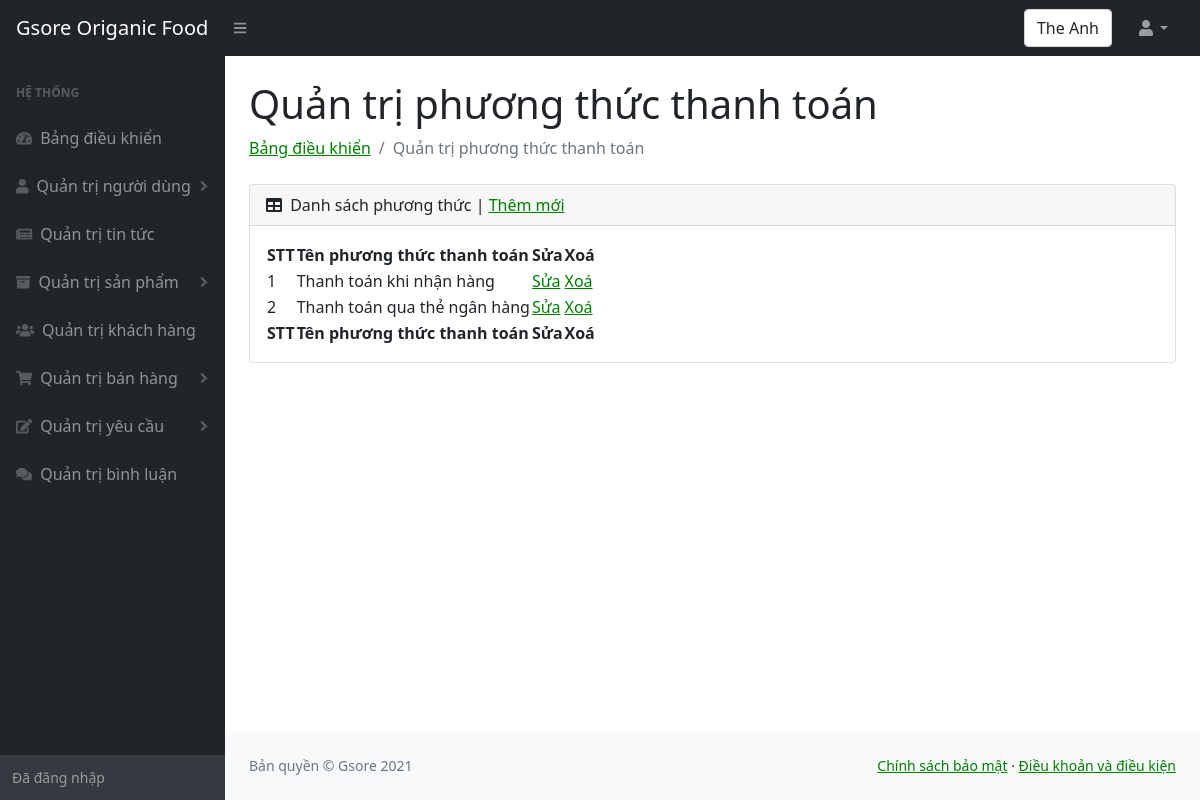
The app's page /admin/phuong-thuc-thanh-toan.php (signed in) with its own data.
### tables this page shows
CREATE TABLE `phuongthucthanhtoan` (
  `maphuongthucthanhtoan` int(11) NOT NULL,
  `tenphuongthucthanhtoan` varchar(100) NOT NULL
);

### admin/phuong-thuc-thanh-toan.php (the view, shortened to what this page needs)
<!DOCTYPE html>
<html lang="en">
    <head>
        <link href="https://cdn.jsdelivr.net/npm/simple-datatables@latest/dist/style.css" rel="stylesheet" />
        <link href="css/styles.css" rel="stylesheet" />
    </head>
    <body class="sb-nav-fixed">
        <nav class="sb-topnav navbar navbar-expand navbar-dark bg-dark">
            <a class="navbar-brand ps-3" href="../index.php">Gsore Origanic Food </a>
            <button class="btn btn-link btn-sm order-1 order-lg-0 me-4 me-lg-0" id="sidebarToggle" href="#!"><i class="fas fa-bars"></i></button>
            <form class="d-none d-md-inline-block form-inline ms-auto me-0 me-md-3 my-2 my-md-0">
                <div class="input-group">
                    <div class="form-control"><?php  echo $_SESSION['ten_nguoi_dung'];?>  </div>
                </div>
            </form>
            <ul class="navbar-nav ms-auto ms-md-0 me-3 me-lg-4">
                <li class="nav-item dropdown">
                    <a class="nav-link dropdown-toggle" id="navbarDropdown" href="#" role="button" data-bs-toggle="dropdown" aria-expanded="false"><i class="fas fa-user fa-fw"></i></a>
                </li>
            </ul>
        </nav>
        <div id="layoutSidenav">
            <div id="layoutSidenav_nav" >
                <nav class="sb-sidenav accordion sb-sidenav-dark" id="sidenavAccordion">
                    <div class="sb-sidenav-menu">
                        <div class="nav">
                            <div class="sb-sidenav-menu-heading">Hệ thống</div>
                            <a class="nav-link" href="index.php">
                                <div class="sb-nav-link-icon"><i class="fas fa-tachometer-alt"></i></div>
                                Bảng điều khiển
                            </a>
                            <a class="nav-link collapsed" href="nguoidung.php" data-bs-toggle="collapse" data-bs-target="#collapseOne" aria-expanded="false" aria-controls="collapseOne">
                                <div class="sb-nav-link-icon"><i class="fas fa-user"></i></div>
                                Quản trị người dùng
                                <div class="sb-sidenav-collapse-arrow"><i class="fas fa-angle-down"></i></div>
                            </a>
                            <a class="nav-link" href="tintuc.php">
                                <div class="sb-nav-link-icon"><i class="fas fa-newspaper"></i></div>
                                    Quản trị tin tức
                            </a>
                            <a class="nav-link collapsed" href="#" data-bs-toggle="collapse" data-bs-target="#collapseTwo" aria-expanded="false" aria-controls="collapseTwo">
                                <div class="sb-nav-link-icon"><i class="fas fa-archive"></i></div>
                                Quản trị sản phẩm
                                <div class="sb-sidenav-collapse-arrow"><i class="fas fa-angle-down"></i></div>
                            </a>
                            <a class="nav-link" href="khachhang.php">
                                <div class="sb-nav-link-icon"><i class="fas fa-users"></i></div>
                                Quản trị khách hàng
                            </a>
                            <a class="nav-link collapsed" href="#" data-bs-toggle="collapse" data-bs-target="#collapseThree" aria-expanded="false" aria-controls="collapseThree">
                                <div class="sb-nav-link-icon"><i class="fas fa-shopping-cart"></i></div>
                                Quản trị bán hàng
                                <div class="sb-sidenav-collapse-arrow"><i class="fas fa-angle-down"></i></div>
                            </a>
                            <a class="nav-link collapsed" href="#" data-bs-toggle="collapse" data-bs-target="#collapseFour" aria-expanded="false" aria-controls="collapseFour">
                                <div class="sb-nav-link-icon"><i class="fas fa-edit"></i></div>
                                Quản trị yêu cầu
                                <div class="sb-sidenav-collapse-arrow"><i class="fas fa-angle-down"></i></div>
                            </a>
                            <a class="nav-link" href="binhluan.php">
                                <div class="sb-nav-link-icon"><i class="fas fa-comments"></i></div>
                                Quản trị bình luận
                            </a>
                        </div>
                    </div>
                    <div class="sb-sidenav-footer">
                        <div class="small">Đã đăng nhập</div>
                    </div>
                </nav>
            </div>
            <div id="layoutSidenav_content">
                <main>
                    <div class="container-fluid px-4">
                        <h1 class="mt-4">Quản trị phương thức thanh toán</h1>
                        <ol class="breadcrumb mb-4">
                            <li class="breadcrumb-item"><a href="index.php">Bảng điều khiển</a></li>
                            <li class="breadcrumb-item active">Quản trị phương thức thanh toán</li>
                        </ol>
                        <div class="card mb-4">
                            <div class="card-header">
                                <i class="fas fa-table me-1"></i>
                                Danh sách phương thức  |
                                <a href="phuong-thuc-thanh-toan_themmoi.php">Thêm mới</a>
                            </div>
                            <div class="card-body">
                                <table id="datatablesSimple">
                                    <thead>
                                        <tr>
                                            <th>STT</th>
                                            <th>Tên phương thức thanh toán</th>
                                            <th>Sửa</th>
                                            <th>Xoá</th>
                                        </tr>
                                    </thead>
                                    <tfoot>
                                        <tr>
                                            <th>STT</th>
                                            <th>Tên phương thức thanh toán</th>
                                            <th>Sửa</th>
                                            <th>Xoá</th>
                                        </tr>
                                    </tfoot>
                                    <tbody>
                                        <?php
                                        include("../config.php");
                                        $sql = "SELECT *
                                                FROM phuongthucthanhtoan
                                                ORDER BY maphuongthucthanhtoan";
                                        $result = mysqli_query($ket_noi, $sql);
                                        $i = 0;
                                        while ($row = mysqli_fetch_array($result)) {
                                            $i++;
                                        ?>
                                            <tr>
                                                <td><?php echo $i ?></td>
                                                <td><?php echo $row["tenphuongthucthanhtoan"] ?></td>
                                                <td><a href="phuong-thuc-thanh-toan_sua.php?id=<?php echo $row["maphuongthucthanhtoan"];?>">Sửa</a></td>
                                                <td><a href="phuong-thuc-thanh-toan_xoa.php?id=<?php echo $row["maphuongthucthanhtoan"];?>">Xoá</a></td>
                                            </tr>
                                        <?php
                                        }
                                        ?>
                                    </tbody>
                                </table>
                            </div>
                        </div>
                    </div>
                </main>
                <footer class="py-4 bg-light mt-auto">
                    <div class="container-fluid px-4">
                        <div class="d-flex align-items-center justify-content-between small">
                            <div class="text-muted">Bản quyền &copy; Gsore 2021</div>
                            <div>
                                    <a href="chinhsachbaomat.php">Chính sách bảo mật</a>
                                    &middot;
                                    <a href="chinhsachbaomat.php">Điều khoản và điều kiện</a>
                                </div>
                        </div>
                    </div>
                </footer>
            </div>
        </div>
    </body>
</html>

### records on screen
phuongthucthanhtoan: tenphuongthucthanhtoan "Thanh toán khi nhận hàng"
phuongthucthanhtoan: tenphuongthucthanhtoan "Thanh toán qua thẻ ngân hàng"

### other values on screen
$_SESSION['ten_nguoi_dung'] "The Anh"
